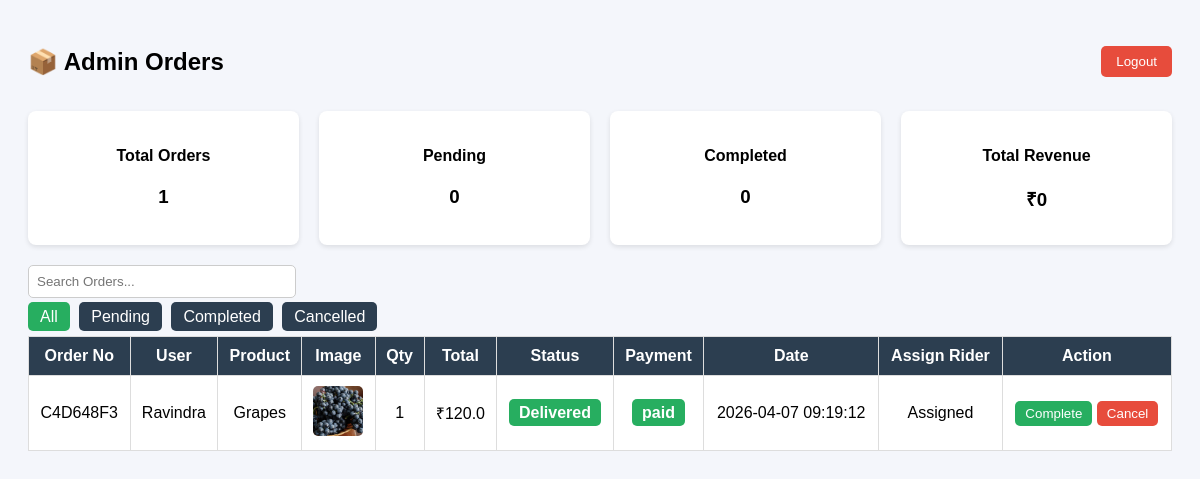
The app's page /admin_orders with its own data.
### tables this page shows
CREATE TABLE order_history (
        id INTEGER PRIMARY KEY AUTOINCREMENT,
		order_number TEXT,
		user_id INTEGER,
		product_id INTEGER,
		quantity INTEGER,
		price REAL,
		status TEXT,
		payment_status TEXT,
		created_at TIMESTAMP DEFAULT CURRENT_TIMESTAMP
    , latitude REAL, longitude REAL, rider_id INTEGER, rider_status TEXT, delivery_otp TEXT, customer_lat REAL, customer_lng REAL, otp_verified text  DEFAULT 'No', address_id INTEGER, pickup_lat REAL, pickup_lng REAL, pickup_address TEXT, customer_address text, is_otp_verified INTEGER DEFAULT 0);

CREATE TABLE users (
        id INTEGER PRIMARY KEY AUTOINCREMENT,
        username TEXT UNIQUE,
        password TEXT
    , email TEXT, latitude real, longitude real, address text);

CREATE TABLE products (
        id INTEGER PRIMARY KEY AUTOINCREMENT,
        name TEXT,
        price REAL,
        description TEXT,
        image TEXT,
        quantity INTEGER
    );

### app.py (the view)
@app.route('/admin_orders')
def admin_orders():
    db = get_db()
    cursor = db.cursor()
    cursor.execute("""
        SELECT
            o.id,
            o.order_number,
            o.quantity,
            o.price,
            o.status,
            o.payment_status,
            o.created_at,
            o.rider_id,
            u.username,
            p.name ,
            p.image,o.payment_status
        FROM order_history o
        JOIN users u ON o.user_id = u.id
        JOIN products p ON o.product_id = p.id
        ORDER BY o.created_at DESC
    """)
    orders = cursor.fetchall()
    cursor.execute("SELECT COUNT(*) FROM order_history")
    total_orders = cursor.fetchone()[0]
    cursor.execute("SELECT COUNT(*) FROM order_history WHERE status='Pending'")
    pending_orders = cursor.fetchone()[0]
    cursor.execute("SELECT COUNT(*) FROM order_history WHERE status='Completed'")
    completed_orders = cursor.fetchone()[0]
    cursor.execute("SELECT SUM(price*quantity) FROM order_history WHERE payment_status='Paid'")
    revenue = cursor.fetchone()[0] or 0
    cursor.execute("SELECT * FROM riders")
    riders = cursor.fetchall()
    db.close()
    filter_status = request.args.get('filter', 'All')
    return render_template('admin_orders.html', orders=orders, riders=riders,
                           total_orders=total_orders, pending_orders=pending_orders,
                           completed_orders=completed_orders, revenue=revenue,
                           filter_status=filter_status)

### app.py (called while the page is built)
def get_db():
    conn = sqlite3.connect(DB_NAME)
    conn.row_factory = sqlite3.Row
    return conn

### templates/admin_orders.html (shortened to what this page needs)
<!DOCTYPE html>
<html>
<head>
</head>
<body>
<div class="top-bar">
<h2>📦 Admin Orders</h2>
<button class="logout-btn" onclick="window.location.href='/admin_logout'">Logout</button>
</div>
<div class="stats">
<div class="card"><h4>Total Orders</h4><h3>{{ total_orders }}</h3></div>
<div class="card"><h4>Pending</h4><h3>{{ pending_orders }}</h3></div>
<div class="card"><h4>Completed</h4><h3>{{ completed_orders }}</h3></div>
<div class="card"><h4>Total Revenue</h4><h3>₹{{ revenue }}</h3></div>
</div>
<div class="search-box">
<input type="text" id="search" placeholder="Search Orders..." onkeyup="searchOrders()">
</div>
<div class="filters">
<a href="{{ url_for('admin_orders', filter='All') }}" class="{{ 'active' if filter_status=='All' else '' }}">All</a>
<a href="{{ url_for('admin_orders', filter='Pending') }}" class="{{ 'active' if filter_status=='Pending' else '' }}">Pending</a>
<a href="{{ url_for('admin_orders', filter='Completed') }}" class="{{ 'active' if filter_status=='Completed' else '' }}">Completed</a>
<a href="{{ url_for('admin_orders', filter='Cancelled') }}" class="{{ 'active' if filter_status=='Cancelled' else '' }}">Cancelled</a>
</div>
<table>
<thead>
<tr>
<th>Order No</th><th>User</th><th>Product</th><th>Image</th><th>Qty</th><th>Total</th><th>Status</th><th>Payment</th><th>Date</th><th>Assign Rider</th><th>Action</th>
</tr>
</thead>
<tbody>
{% for order in orders %}
<tr>
<td>{{ order.order_number }}</td>
<td>{{ order.username }}</td>
<td>{{ order.name }}</td>
<td>
<img src="{{ url_for('static', filename=order.image) }}">
</td>
<td>{{ order.quantity }}</td>
<td>₹{{ order.price * order.quantity }}</td>
<td>
<span class="status {{ order.status }}">{{ order.status }}</span>
</td>
<td>
<span class="status {{ order.payment_status or 'Pending' }}">{{ order.payment_status or 'Pending' }}</span>
</td>
<td>{{ order.created_at }}</td>
<td>
{% if order.rider_id %}
Assigned
{% endif %}
</td>
<td>
{% if order.status in ['Completed','Cancelled'] %}
<button class="complete" disabled>Complete</button>
<button class="cancel" disabled>Cancel</button>
{% else %}
<button class="complete"
onclick="window.location.href='{{ url_for('update_order_status', order_id=order.id, status='Completed') }}'">
Complete
</button>
<button class="cancel"
onclick="window.location.href='{{ url_for('update_order_status', order_id=order.id, status='Cancelled') }}'">
Cancel
</button>
{% endif %}
</td>
</tr>
{% endfor %}
</tbody>
</table>
</body>
</html>

### templates/admin_orders.html (style rules this page uses)
body { font-family:Arial;background:#f4f6fb;padding:20px; }
.top-bar { display:flex;justify-content:space-between;align-items:center;margin-bottom:15px; }
.logout-btn { background:#e74c3c;color:white;border:none;padding:8px 15px;border-radius:5px;cursor:pointer; }
.stats { display:flex;gap:20px;margin-bottom:20px; }
.card { background:white;padding:15px;border-radius:8px;box-shadow:0 2px 5px rgba(0,0,0,0.1);flex:1;text-align:center; }
.search-box { margin-bottom:10px; }
.search-box input { padding:8px;width:250px;border-radius:5px;border:1px solid #ccc; }
table { width:100%;border-collapse:collapse;background:white; }
th,td { padding:10px;border:1px solid #ddd;text-align:center; }
th { background:#2c3e50;color:white; }
img { width:50px;height:50px;object-fit:cover;border-radius:5px; }
.status { padding:5px 10px;border-radius:5px;color:white;font-weight:bold; }
.Delivered { background:#27ae60; }
.paid { background:#27ae60; }
button { padding:5px 10px;border:none;border-radius:5px;cursor:pointer; }
.complete { background:#27ae60;color:white; }
.cancel { background:#e74c3c;color:white; }
.filters { margin-bottom:10px; }
.filters a { padding:6px 12px;background:#2c3e50;color:white;text-decoration:none;border-radius:5px;margin-right:5px; }
.filters a.active { background:#27ae60; }

### records on screen
order_history: order_number "C4D648F3", username "Ravindra", name "Grapes", image (picture), quantity "1", order.price*order.quantity "120.0", status "Delivered", payment_status "paid", created_at "2026-04-07 09:19:12", shows "Assigned"

### other values on screen
{{ total_orders }} "1"
{{ pending_orders }} "0"
{{ completed_orders }} "0"
{{ revenue }} "0"
